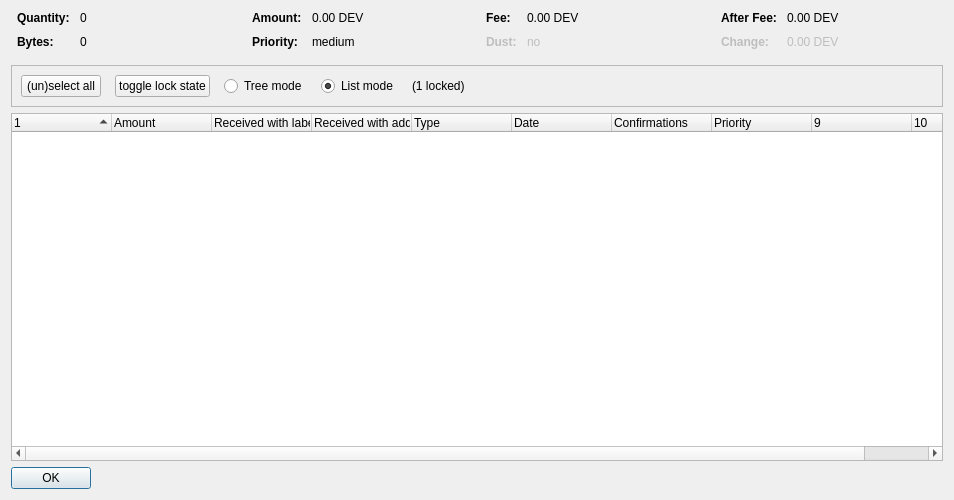
<?xml version="1.0" encoding="UTF-8"?>
<ui version="4.0">
 <class>CoinControlDialog</class>
 <widget class="QDialog" name="CoinControlDialog">
  <property name="geometry">
   <rect>
    <x>0</x>
    <y>0</y>
    <width>954</width>
    <height>500</height>
   </rect>
  </property>
  <property name="windowTitle">
   <string>Coin Selection</string>
  </property>
  <layout class="QVBoxLayout" name="verticalLayout">
   <item>
    <layout class="QHBoxLayout" name="horizontalLayoutTop" stretch="0,0,0,0">
     <property name="topMargin">
      <number>0</number>
     </property>
     <property name="bottomMargin">
      <number>10</number>
     </property>
     <item>
      <layout class="QFormLayout" name="formLayoutCoinControl1">
       <property name="horizontalSpacing">
        <number>10</number>
       </property>
       <property name="verticalSpacing">
        <number>10</number>
       </property>
       <property name="leftMargin">
        <number>6</number>
       </property>
       <property name="rightMargin">
        <number>6</number>
       </property>
       <item row="0" column="0">
        <widget class="QLabel" name="labelCoinControlQuantityText">
         <property name="font">
          <font>
           <weight>75</weight>
           <bold>true</bold>
          </font>
         </property>
         <property name="text">
          <string>Quantity:</string>
         </property>
        </widget>
       </item>
       <item row="0" column="1">
        <widget class="QLabel" name="labelCoinControlQuantity">
         <property name="cursor">
          <cursorShape>IBeamCursor</cursorShape>
         </property>
         <property name="contextMenuPolicy">
          <enum>Qt::ActionsContextMenu</enum>
         </property>
         <property name="text">
          <string notr="true">0</string>
         </property>
         <property name="textInteractionFlags">
          <set>Qt::LinksAccessibleByMouse|Qt::TextSelectableByKeyboard|Qt::TextSelectableByMouse</set>
         </property>
        </widget>
       </item>
       <item row="1" column="0">
        <widget class="QLabel" name="labelCoinControlBytesText">
         <property name="font">
          <font>
           <weight>75</weight>
           <bold>true</bold>
          </font>
         </property>
         <property name="text">
          <string>Bytes:</string>
         </property>
        </widget>
       </item>
       <item row="1" column="1">
        <widget class="QLabel" name="labelCoinControlBytes">
         <property name="cursor">
          <cursorShape>IBeamCursor</cursorShape>
         </property>
         <property name="contextMenuPolicy">
          <enum>Qt::ActionsContextMenu</enum>
         </property>
         <property name="text">
          <string notr="true">0</string>
         </property>
         <property name="textInteractionFlags">
          <set>Qt::LinksAccessibleByMouse|Qt::TextSelectableByKeyboard|Qt::TextSelectableByMouse</set>
         </property>
        </widget>
       </item>
      </layout>
     </item>
     <item>
      <layout class="QFormLayout" name="formLayoutCoinControl2">
       <property name="horizontalSpacing">
        <number>10</number>
       </property>
       <property name="verticalSpacing">
        <number>10</number>
       </property>
       <property name="leftMargin">
        <number>6</number>
       </property>
       <property name="rightMargin">
        <number>6</number>
       </property>
       <item row="0" column="0">
        <widget class="QLabel" name="labelCoinControlAmountText">
         <property name="font">
          <font>
           <weight>75</weight>
           <bold>true</bold>
          </font>
         </property>
         <property name="text">
          <string>Amount:</string>
         </property>
        </widget>
       </item>
       <item row="0" column="1">
        <widget class="QLabel" name="labelCoinControlAmount">
         <property name="cursor">
          <cursorShape>IBeamCursor</cursorShape>
         </property>
         <property name="contextMenuPolicy">
          <enum>Qt::ActionsContextMenu</enum>
         </property>
         <property name="text">
          <string notr="true">0.00 DEV</string>
         </property>
         <property name="textInteractionFlags">
          <set>Qt::LinksAccessibleByMouse|Qt::TextSelectableByKeyboard|Qt::TextSelectableByMouse</set>
         </property>
        </widget>
       </item>
       <item row="1" column="0">
        <widget class="QLabel" name="labelCoinControlPriorityText">
         <property name="font">
          <font>
           <weight>75</weight>
           <bold>true</bold>
          </font>
         </property>
         <property name="text">
          <string>Priority:</string>
         </property>
        </widget>
       </item>
       <item row="1" column="1">
        <widget class="QLabel" name="labelCoinControlPriority">
         <property name="cursor">
          <cursorShape>IBeamCursor</cursorShape>
         </property>
         <property name="contextMenuPolicy">
          <enum>Qt::ActionsContextMenu</enum>
         </property>
         <property name="text">
          <string>medium</string>
         </property>
         <property name="textInteractionFlags">
          <set>Qt::LinksAccessibleByMouse|Qt::TextSelectableByKeyboard|Qt::TextSelectableByMouse</set>
         </property>
        </widget>
       </item>
      </layout>
     </item>
     <item>
      <layout class="QFormLayout" name="formLayoutCoinControl3">
       <property name="horizontalSpacing">
        <number>10</number>
       </property>
       <property name="verticalSpacing">
        <number>10</number>
       </property>
       <property name="leftMargin">
        <number>6</number>
       </property>
       <property name="rightMargin">
        <number>6</number>
       </property>
       <item row="0" column="0">
        <widget class="QLabel" name="labelCoinControlFeeText">
         <property name="font">
          <font>
           <weight>75</weight>
           <bold>true</bold>
          </font>
         </property>
         <property name="text">
          <string>Fee:</string>
         </property>
        </widget>
       </item>
       <item row="0" column="1">
        <widget class="QLabel" name="labelCoinControlFee">
         <property name="cursor">
          <cursorShape>IBeamCursor</cursorShape>
         </property>
         <property name="contextMenuPolicy">
          <enum>Qt::ActionsContextMenu</enum>
         </property>
         <property name="text">
          <string notr="true">0.00 DEV</string>
         </property>
         <property name="textInteractionFlags">
          <set>Qt::LinksAccessibleByMouse|Qt::TextSelectableByKeyboard|Qt::TextSelectableByMouse</set>
         </property>
        </widget>
       </item>
       <item row="1" column="0">
        <widget class="QLabel" name="labelCoinControlLowOutputText">
         <property name="enabled">
          <bool>false</bool>
         </property>
         <property name="font">
          <font>
           <weight>75</weight>
           <bold>true</bold>
          </font>
         </property>
         <property name="text">
          <string>Dust:</string>
         </property>
        </widget>
       </item>
       <item row="1" column="1">
        <widget class="QLabel" name="labelCoinControlLowOutput">
         <property name="enabled">
          <bool>false</bool>
         </property>
         <property name="cursor">
          <cursorShape>IBeamCursor</cursorShape>
         </property>
         <property name="contextMenuPolicy">
          <enum>Qt::ActionsContextMenu</enum>
         </property>
         <property name="text">
          <string>no</string>
         </property>
         <property name="textInteractionFlags">
          <set>Qt::LinksAccessibleByMouse|Qt::TextSelectableByKeyboard|Qt::TextSelectableByMouse</set>
         </property>
        </widget>
       </item>
      </layout>
     </item>
     <item>
      <layout class="QFormLayout" name="formLayoutCoinControl4">
       <property name="horizontalSpacing">
        <number>10</number>
       </property>
       <property name="verticalSpacing">
        <number>10</number>
       </property>
       <property name="leftMargin">
        <number>6</number>
       </property>
       <property name="rightMargin">
        <number>6</number>
       </property>
       <item row="0" column="0">
        <widget class="QLabel" name="labelCoinControlAfterFeeText">
         <property name="font">
          <font>
           <weight>75</weight>
           <bold>true</bold>
          </font>
         </property>
         <property name="text">
          <string>After Fee:</string>
         </property>
        </widget>
       </item>
       <item row="0" column="1">
        <widget class="QLabel" name="labelCoinControlAfterFee">
         <property name="cursor">
          <cursorShape>IBeamCursor</cursorShape>
         </property>
         <property name="contextMenuPolicy">
          <enum>Qt::ActionsContextMenu</enum>
         </property>
         <property name="text">
          <string notr="true">0.00 DEV</string>
         </property>
         <property name="textInteractionFlags">
          <set>Qt::LinksAccessibleByMouse|Qt::TextSelectableByKeyboard|Qt::TextSelectableByMouse</set>
         </property>
        </widget>
       </item>
       <item row="1" column="0">
        <widget class="QLabel" name="labelCoinControlChangeText">
         <property name="enabled">
          <bool>false</bool>
         </property>
         <property name="font">
          <font>
           <weight>75</weight>
           <bold>true</bold>
          </font>
         </property>
         <property name="text">
          <string>Change:</string>
         </property>
        </widget>
       </item>
       <item row="1" column="1">
        <widget class="QLabel" name="labelCoinControlChange">
         <property name="enabled">
          <bool>false</bool>
         </property>
         <property name="cursor">
          <cursorShape>IBeamCursor</cursorShape>
         </property>
         <property name="contextMenuPolicy">
          <enum>Qt::ActionsContextMenu</enum>
         </property>
         <property name="text">
          <string notr="true">0.00 DEV</string>
         </property>
         <property name="textInteractionFlags">
          <set>Qt::LinksAccessibleByMouse|Qt::TextSelectableByKeyboard|Qt::TextSelectableByMouse</set>
         </property>
        </widget>
       </item>
      </layout>
     </item>
    </layout>
   </item>
   <item>
    <widget class="QFrame" name="frame">
     <property name="minimumSize">
      <size>
       <width>0</width>
       <height>40</height>
      </size>
     </property>
     <property name="frameShape">
      <enum>QFrame::StyledPanel</enum>
     </property>
     <property name="frameShadow">
      <enum>QFrame::Sunken</enum>
     </property>
     <layout class="QHBoxLayout" name="horizontalLayout">
      <item>
       <layout class="QHBoxLayout" name="horizontalLayoutPanel" stretch="0,0,0,0,0,0">
        <property name="spacing">
         <number>14</number>
        </property>
        <item>
         <widget class="QPushButton" name="pushButtonSelectAll">
          <property name="sizePolicy">
           <sizepolicy hsizetype="Maximum" vsizetype="Fixed">
            <horstretch>0</horstretch>
            <verstretch>0</verstretch>
           </sizepolicy>
          </property>
          <property name="text">
           <string>(un)select all</string>
          </property>
          <property name="autoDefault">
           <bool>false</bool>
          </property>
         </widget>
        </item>
        <item>
         <widget class="QPushButton" name="pushButtonToggleLock">
          <property name="sizePolicy">
           <sizepolicy hsizetype="Maximum" vsizetype="Fixed">
            <horstretch>0</horstretch>
            <verstretch>0</verstretch>
           </sizepolicy>
          </property>
          <property name="text">
           <string>toggle lock state</string>
          </property>
          <property name="autoDefault">
           <bool>false</bool>
          </property>
         </widget>
        </item>
        <item>
         <widget class="QRadioButton" name="radioTreeMode">
          <property name="sizePolicy">
           <sizepolicy hsizetype="Maximum" vsizetype="Fixed">
            <horstretch>0</horstretch>
            <verstretch>0</verstretch>
           </sizepolicy>
          </property>
          <property name="text">
           <string>Tree mode</string>
          </property>
         </widget>
        </item>
        <item>
         <widget class="QRadioButton" name="radioListMode">
          <property name="sizePolicy">
           <sizepolicy hsizetype="Maximum" vsizetype="Fixed">
            <horstretch>0</horstretch>
            <verstretch>0</verstretch>
           </sizepolicy>
          </property>
          <property name="text">
           <string>List mode</string>
          </property>
          <property name="checked">
           <bool>true</bool>
          </property>
         </widget>
        </item>
        <item>
         <widget class="QLabel" name="labelLocked">
          <property name="text">
           <string>(1 locked)</string>
          </property>
         </widget>
        </item>
        <item>
         <spacer name="horizontalSpacer">
          <property name="orientation">
           <enum>Qt::Horizontal</enum>
          </property>
          <property name="sizeHint" stdset="0">
           <size>
            <width>40</width>
            <height>20</height>
           </size>
          </property>
         </spacer>
        </item>
       </layout>
      </item>
     </layout>
    </widget>
   </item>
   <item>
    <widget class="CoinControlTreeWidget" name="treeWidget">
     <property name="contextMenuPolicy">
      <enum>Qt::CustomContextMenu</enum>
     </property>
     <property name="sortingEnabled">
      <bool>false</bool>
     </property>
     <property name="columnCount">
      <number>10</number>
     </property>
     <attribute name="headerShowSortIndicator" stdset="0">
      <bool>true</bool>
     </attribute>
     <attribute name="headerStretchLastSection">
      <bool>false</bool>
     </attribute>
     <column>
      <property name="text">
       <string/>
      </property>
     </column>
     <column>
      <property name="text">
       <string>Amount</string>
      </property>
     </column>
     <column>
      <property name="text">
       <string>Received with label</string>
      </property>
     </column>
     <column>
      <property name="text">
       <string>Received with address</string>
      </property>
     </column>
     <column>
      <property name="text">
       <string>Type</string>
      </property>
     </column>
     <column>
      <property name="text">
       <string>Date</string>
      </property>
     </column>
     <column>
      <property name="text">
       <string>Confirmations</string>
      </property>
      <property name="toolTip">
       <string>Confirmed</string>
      </property>
     </column>
     <column>
      <property name="text">
       <string>Priority</string>
      </property>
     </column>
     <column>
      <property name="text">
       <string/>
      </property>
     </column>
     <column>
      <property name="text">
       <string/>
      </property>
     </column>
    </widget>
   </item>
   <item>
    <widget class="QDialogButtonBox" name="buttonBox">
     <property name="sizePolicy">
      <sizepolicy hsizetype="Maximum" vsizetype="Fixed">
       <horstretch>0</horstretch>
       <verstretch>0</verstretch>
      </sizepolicy>
     </property>
     <property name="orientation">
      <enum>Qt::Horizontal</enum>
     </property>
     <property name="standardButtons">
      <set>QDialogButtonBox::Ok</set>
     </property>
    </widget>
   </item>
  </layout>
 </widget>
 <customwidgets>
  <customwidget>
   <class>CoinControlTreeWidget</class>
   <extends>QTreeWidget</extends>
   <header>coincontroltreewidget.h</header>
  </customwidget>
 </customwidgets>
 <resources/>
 <connections/>
</ui>
